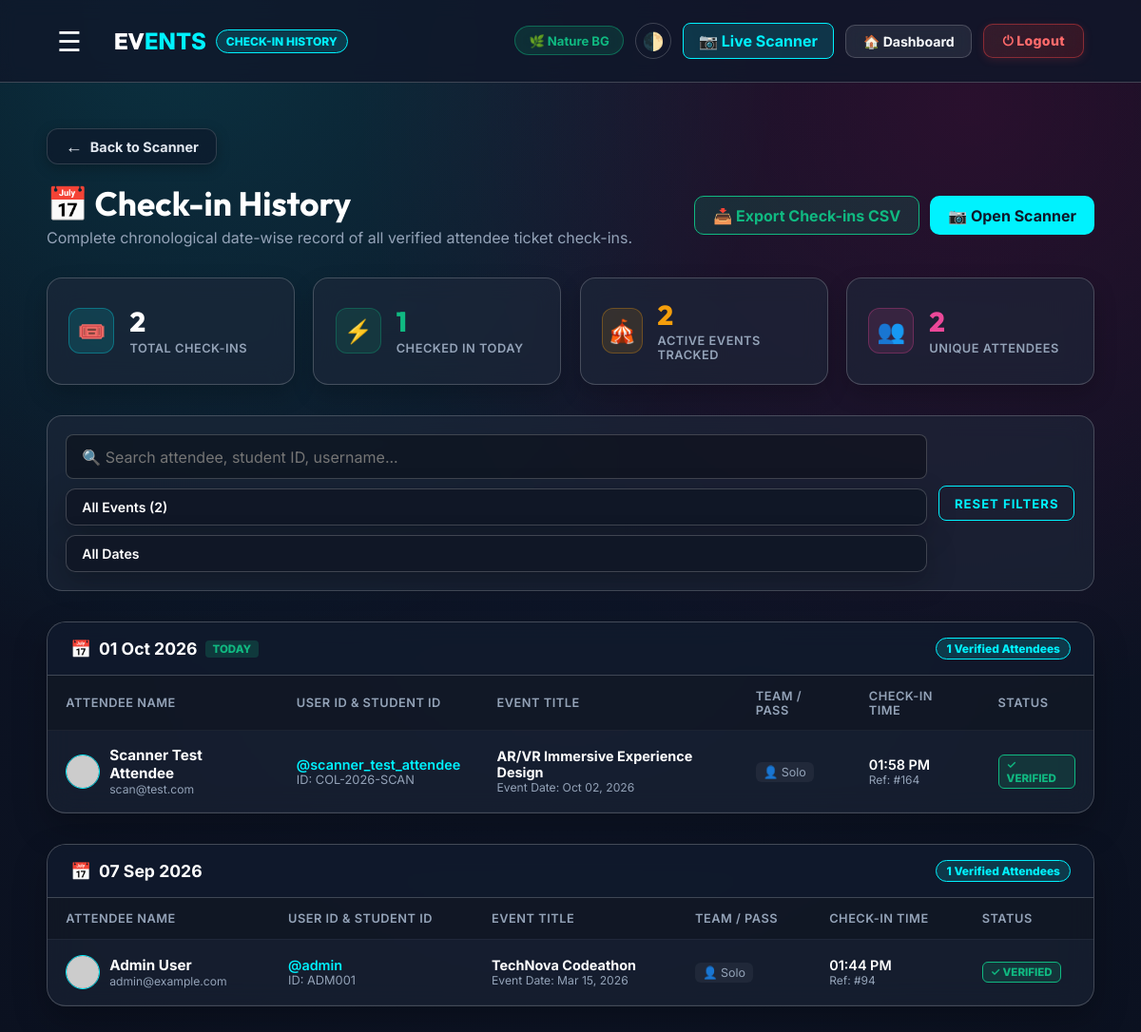
Page /checkin_history (signed in) on the committed database.
### tables this page shows
CREATE TABLE registrations 
                 (id INTEGER PRIMARY KEY AUTOINCREMENT, username TEXT, event_id INTEGER, 
                  full_name TEXT, email TEXT, phone TEXT, college_id TEXT, 
                  timestamp DATETIME DEFAULT CURRENT_TIMESTAMP, payment_method TEXT, upi_id TEXT, checked_in INTEGER DEFAULT 0, checkin_time DATETIME, team_name TEXT DEFAULT '', team_members TEXT DEFAULT '[]', status TEXT DEFAULT 'active', cancelled_at DATETIME, ticket_code TEXT DEFAULT '', cancellation_reason TEXT DEFAULT '', cancellation_feedback TEXT DEFAULT '');

CREATE TABLE events
                 (id INTEGER PRIMARY KEY AUTOINCREMENT, title TEXT, date TEXT, desc TEXT, 
                  price TEXT, color TEXT, image TEXT, purpose TEXT, full_details TEXT, outcome TEXT, seats_total INTEGER DEFAULT 100, seats_filled INTEGER DEFAULT 0, is_draft INTEGER DEFAULT 0, featured INTEGER DEFAULT 0, venue TEXT DEFAULT 'Online', venue_address TEXT DEFAULT 'Tech Park Campus, Innovation Block A, Bangalore - 560103', time TEXT DEFAULT '10:00 AM', end_time TEXT DEFAULT '05:00 PM');

### backend/app.py (the view)
@app.route('/checkin_history')
def checkin_history():
    if not (is_host() or is_admin()):
        flash("Host or Admin privileges required to access Check-in History.", "error")
        return redirect(url_for('dashboard'))
    conn = get_db(row_factory=True)
    c = conn.cursor()
    c.execute("""
        SELECT r.id, r.username, r.full_name, r.email, r.phone, r.college_id, r.team_name, r.checkin_time, r.timestamp as reg_timestamp,
               e.id as event_id, e.title as event_title, e.date as event_date, e.venue, e.venue_address
        FROM registrations r
        JOIN events e ON r.event_id = e.id
        WHERE r.checked_in = 1
        ORDER BY r.id DESC
    """)
    rows = [dict(row) for row in c.fetchall()]
    conn.close()
    total_checkins = len(rows)
    today_str = datetime.now().strftime('%d %b %Y') # e.g. "29 Sep 2026"
    today_checkins = 0
    unique_attendees_set = set()
    events_tracked_set = set()
    events_list_map = {}
    grouped_history = {}
    for item in rows:
        c_time_raw = item.get('checkin_time') or item.get('reg_timestamp') or ''
        date_part = "Recorded Check-in"
        time_part = ""
        if ',' in c_time_raw:
            parts = c_time_raw.split(',', 1)
            date_part = parts[0].strip()
            time_part = parts[1].strip()
        elif c_time_raw:
            date_part = c_time_raw.split()[0].strip()
            time_part = c_time_raw
        is_today = (today_str.lower() in date_part.lower()) or (datetime.now().strftime('%Y-%m-%d') in c_time_raw)
        if is_today:
            today_checkins += 1
        item['time_only'] = time_part or c_time_raw
        unique_attendees_set.add(item['username'].lower() if item.get('username') else item.get('full_name', ''))
        events_tracked_set.add(item['event_id'])
        events_list_map[item['event_title']] = {'title': item['event_title'], 'id': item['event_id']}
        if date_part not in grouped_history:
            grouped_history[date_part] = {
                'is_today': is_today,
                'records': []
            }
        grouped_history[date_part]['records'].append(item)
    events_list = list(events_list_map.values())
    return render_template(
        'checkin_history.html',
        grouped_history=grouped_history,
        total_checkins=total_checkins,
        today_checkins=today_checkins,
        total_events_checked=len(events_tracked_set),
        unique_attendees=len(unique_attendees_set),
        events_list=events_list,
        is_host=is_host(),
        is_admin=is_admin()
    )

### backend/app.py (called while the page is built, shortened)
def get_db(timeout=60.0, row_factory=False):
    conn = getattr(_thread_local, 'conn', None)
    return conn

def is_host():
    if not session.get('loggedin'):
        return False
    if session.get('role') == 'host' or session.get('is_admin'):
        return True

def is_admin():
    if not session.get('loggedin'):
        return False
    if session.get('is_admin'):
        return True

@app.context_processor
def inject_user_data():
    current_user = None
    user_is_admin = False
    user_is_host = False
    if session.get('loggedin'):
        username = session.get('username')
        user_is_admin = is_admin()
        user_is_host = is_host()
        photo = session.get('profile_photo')
        user_id = session.get('user_id')
        current_user = {'username': username, 'profile_photo': photo, 'user_id': user_id or 'UID-0001'}
    return dict(current_user=current_user, is_admin=user_is_admin, is_host=user_is_host)

@app.after_request
def add_security_headers(response):
    response.headers['X-Content-Type-Options'] = 'nosniff'
    response.headers['X-Frame-Options'] = 'SAMEORIGIN'
    if request.path.startswith('/static/'):
        response.headers['Cache-Control'] = 'no-cache, must-revalidate, max-age=0'
    return response

    def __getattr__(self, name):
        return getattr(self._raw_conn, name)

    def close(self):
        pass

### frontend/templates/checkin_history.html (shortened to what this page needs)
<!DOCTYPE html>
<html lang="en">
<head>
    <link rel="stylesheet" href="{{ url_for('static', filename='style.css') }}?v=5.0">
</head>
<body>
    <nav class="navbar">
        <div class="nav-container" style="display: flex; justify-content: space-between; align-items: center; width: 100%;">
            <div style="display: flex; align-items: center; gap: 10px;">
                <div class="hamburger" id="hamburger">☰</div>
                <div class="logo">EV<span>ENTS</span></div>
                <span style="background: rgba(0,242,254,0.15); color: var(--primary); font-size: 0.75rem; font-weight: 800; padding: 4px 10px; border-radius: 50px; border: 1px solid var(--primary); text-transform: uppercase;">Check-in History</span>
            </div>
            <div class="nav-links" style="display: flex; align-items: center; gap: 12px;">
                <button class="theme-toggle-btn" id="themeToggle" title="Toggle Light/Dark Mode" type="button" style="margin-right: 0;">🌓</button>
                <a href="{{ url_for('scan_ticket') }}" class="register-btn-sm" style="background: rgba(0, 242, 254, 0.15); color: var(--primary); border: 1px solid var(--primary); text-decoration: none; padding: 0.5rem 1rem; border-radius: 8px; font-weight: 700;">📷 Live Scanner</a>
                <a href="{{ url_for('dashboard') }}" class="nav-btn-dash">🏠 Dashboard</a>
                <a href="{{ url_for('logout') }}" class="logout-btn-unique">⏻ Logout</a>
            </div>
        </div>
    </nav>
    <div class="checkin-history-container">
        <div style="margin-bottom: 1.2rem;">
            <a href="{{ url_for('scan_ticket') }}" class="back-btn-unified">
                <span class="arrow">←</span> Back to Scanner
            </a>
        </div>
        <div style="display: flex; justify-content: space-between; align-items: center; flex-wrap: wrap; gap: 1rem; margin-bottom: 2rem;">
            <div>
                <h1 style="font-family: var(--font-heading); color: #ffffff; font-size: 2.2rem; margin: 0;">📅 Check-in History</h1>
                <p style="color: var(--text-muted); font-size: 1rem; margin-top: 4px;">Complete chronological date-wise record of all verified attendee ticket check-ins.</p>
            </div>
            <div style="display: flex; gap: 10px; flex-wrap: wrap;">
                <a href="{{ url_for('host_export_checkins_csv') }}" class="register-btn-sm" style="background: rgba(16, 185, 129, 0.15); color: #10b981; border: 1px solid #10b981; text-decoration: none; padding: 0.6rem 1.2rem; border-radius: 10px; font-weight: 700; display: flex; align-items: center; gap: 6px;">
                    📥 Export Check-ins CSV
                </a>
                <a href="{{ url_for('scan_ticket') }}" class="register-btn-sm" style="background: var(--primary); color: #0f172a; text-decoration: none; padding: 0.6rem 1.2rem; border-radius: 10px; font-weight: 700; display: flex; align-items: center; gap: 6px;">
                    📷 Open Scanner
                </a>
            </div>
        </div>
        <div class="history-stats-grid">
            <div class="history-stat-card">
                <div class="stat-icon-wrapper">🎟️</div>
                <div>
                    <div class="stat-val">{{ total_checkins }}</div>
                    <div class="stat-lbl">Total Check-ins</div>
                </div>
            </div>
            <div class="history-stat-card">
                <div class="stat-icon-wrapper" style="background: rgba(16, 185, 129, 0.12); border-color: rgba(16, 185, 129, 0.3);">⚡</div>
                <div>
                    <div class="stat-val" style="color: #10b981;">{{ today_checkins }}</div>
                    <div class="stat-lbl">Checked In Today</div>
                </div>
            </div>
            <div class="history-stat-card">
                <div class="stat-icon-wrapper" style="background: rgba(245, 158, 11, 0.12); border-color: rgba(245, 158, 11, 0.3);">🎪</div>
                <div>
                    <div class="stat-val" style="color: #f59e0b;">{{ total_events_checked }}</div>
                    <div class="stat-lbl">Active Events Tracked</div>
                </div>
            </div>
            <div class="history-stat-card">
                <div class="stat-icon-wrapper" style="background: rgba(236, 72, 153, 0.12); border-color: rgba(236, 72, 153, 0.3);">👥</div>
                <div>
                    <div class="stat-val" style="color: #ec4899;">{{ unique_attendees }}</div>
                    <div class="stat-lbl">Unique Attendees</div>
                </div>
            </div>
        </div>
        <div class="filter-toolbar">
            <div class="filter-inputs">
                <input type="text" id="searchInput" class="filter-input" placeholder="🔍 Search attendee, student ID, username..." style="flex: 1.5;" oninput="applyFilters()">
                <select id="eventFilter" class="filter-select" onchange="applyFilters()">
                    <option value="">All Events ({{ events_list|length }})</option>
                </select>
                <select id="dateFilter" class="filter-select" onchange="applyFilters()">
                    <option value="">All Dates</option>
                </select>
            </div>
            <div>
                <button onclick="resetFilters()" class="btn-secondary" style="margin: 0; padding: 0.6rem 1rem; font-size: 0.82rem;">Reset Filters</button>
            </div>
        </div>
        <div id="dateGroupsContainer">
            {% if grouped_history %}
                {% for date_key, group in grouped_history.items() %}
                <div class="date-group-card" data-date-group="{{ date_key }}">
                    <div class="date-group-header">
                        <div class="date-title">
                            <span>📅</span>
                            <span>{{ date_key }}</span>
                            {% if group.is_today %}
                            <span style="background: rgba(16, 185, 129, 0.2); color: #10b981; font-size: 0.72rem; font-weight: 800; padding: 2px 8px; border-radius: 4px; text-transform: uppercase;">Today</span>
                            {% endif %}
                        </div>
                        <div class="date-count-badge">
                            {{ group.records|length }} Verified Attendees
                        </div>
                    </div>
                    <div style="overflow-x: auto;">
                        <table class="checkin-table">
                            <thead>
                                <tr>
                                    <th>Attendee Name</th>
                                    <th>User ID & Student ID</th>
                                    <th>Event Title</th>
                                    <th>Team / Pass</th>
                                    <th>Check-in Time</th>
                                    <th>Status</th>
                                </tr>
                            </thead>
                            <tbody>
                                {% for item in group.records %}
                                <tr class="checkin-row" data-name="{{ item.full_name|lower }}" data-username="{{ item.username|lower }}" data-college="{{ item.college_id|lower }}" data-event="{{ item.event_title }}">
                                    <td>
                                        <div class="user-avatar-cell">
                                            <img src="https://ui-avatars.com/api/?name={{ item.full_name or item.username }}&background=00f2fe&color=0f172a&bold=true" class="user-avatar-sm" alt="avatar">
                                            <div>
                                                <strong style="color: #ffffff; font-size: 0.95rem;">{{ item.full_name or item.username }}</strong>
                                                {% if item.email %}
                                                <div style="font-size: 0.76rem; color: var(--text-muted);">{{ item.email }}</div>
                                                {% endif %}
                                            </div>
                                        </div>
                                    </td>
                                    <td>
                                        <div style="font-weight: 600; color: var(--primary);">@{{ item.username }}</div>
                                        <div style="font-size: 0.8rem; color: var(--text-muted);">ID: {{ item.college_id or 'N/A' }}</div>
                                    </td>
                                    <td>
                                        <strong style="color: #ffffff;">{{ item.event_title }}</strong>
                                        <div style="font-size: 0.76rem; color: var(--text-muted);">Event Date: {{ item.event_date }}</div>
                                    </td>
                                    <td>
                                        {% if item.team_name %}
                                        <span style="background: rgba(245, 158, 11, 0.15); color: #f59e0b; border: 1px solid rgba(245, 158, 11, 0.3); padding: 3px 8px; border-radius: 6px; font-size: 0.78rem; font-weight: 700;">👥 {{ item.team_name }}</span>
                                        {% else %}
                                        <span style="background: rgba(255, 255, 255, 0.05); color: var(--text-muted); padding: 3px 8px; border-radius: 6px; font-size: 0.78rem;">👤 Solo</span>
                                        {% endif %}
                                    </td>
                                    <td>
                                        <div style="font-weight: 600; color: #ffffff;">{{ item.time_only or item.checkin_time }}</div>
                                        <div style="font-size: 0.75rem; color: var(--text-muted);">Ref: #{{ item.id }}</div>
                                    </td>
                                    <td>
                                        <span class="status-verified-chip">✓ Verified</span>
                                    </td>
                                </tr>
                                {% endfor %}
                            </tbody>
                        </table>
                    </div>
                </div>
                {% endfor %}
            {% endif %}
        </div>
    </div>
</body>
</html>

### frontend/templates/checkin_history.html (style rules this page uses)
.filter-toolbar { background: rgba(30, 41, 59, 0.6); backdrop-filter: blur(12px); border: 1px solid var(--glass-border); border-radius: 16px; padding: 1.2rem; margin-bottom: 2rem; display: flex; gap: 12px; flex-wrap: wrap; align-items: center; justify-content: space-between; }
.filter-inputs { display: flex; gap: 10px; flex: 1; flex-wrap: wrap; min-width: 280px; }
.filter-select, .filter-input { padding: 0.65rem 1rem; background: rgba(0, 0, 0, 0.3); border: 1px solid var(--glass-border); border-radius: 10px; color: #ffffff; font-size: 0.88rem; outline: none; transition: all 0.2s; }
.filter-select option { background: #0f172a; color: #ffffff; }
.user-avatar-cell { display: flex; align-items: center; gap: 10px; }
.user-avatar-sm { width: 36px; height: 36px; border-radius: 50%; object-fit: cover; border: 1.5px solid var(--primary); }

### rows in the picture
registrations: full_name "Scanner Test Attendee", email "scan@test.com", username "scanner_test_attendee", college "COL-2026-SCAN", event_title "AR/VR Immersive Experience Design", event_date "Oct 02, 2026", team_name "👤 Solo", time_only "01:58 PM", id "164"
registrations: full_name "Admin User", email "admin@example.com", username "admin", college "ADM001", event_title "TechNova Codeathon", event_date "Mar 15, 2026", team_name "👤 Solo", time_only "01:44 PM", id "94"

### other values in the picture
{{ total_checkins }} "2"
{{ today_checkins }} "1"
{{ total_events_checked }} "2"
{{ unique_attendees }} "2"
{{ date_key }} "01 Oct 2026" "07 Sep 2026"
{{ group.records|length }} "1" "1"
